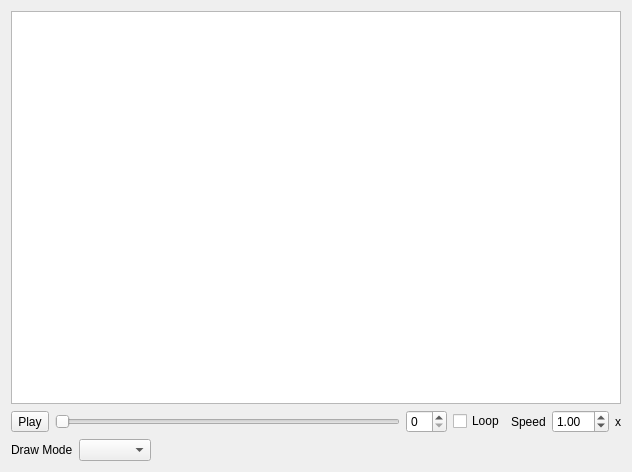
<?xml version="1.0" encoding="UTF-8"?>
<ui version="4.0">
 <class>Form</class>
 <widget class="QWidget" name="Form">
  <property name="geometry">
   <rect>
    <x>0</x>
    <y>0</y>
    <width>632</width>
    <height>472</height>
   </rect>
  </property>
  <property name="windowTitle">
   <string>Form</string>
  </property>
  <layout class="QVBoxLayout" name="verticalLayout">
   <item>
    <widget class="QListWidget" name="animationControllerListWidget"/>
   </item>
   <item>
    <layout class="QHBoxLayout" name="playerBar">
     <item>
      <widget class="QToolButton" name="animationButton">
       <property name="text">
        <string>Play</string>
       </property>
      </widget>
     </item>
     <item>
      <widget class="QSlider" name="animationFrameSlider">
       <property name="orientation">
        <enum>Qt::Horizontal</enum>
       </property>
      </widget>
     </item>
     <item>
      <widget class="QSpinBox" name="animationFrameSpinBox"/>
     </item>
     <item>
      <widget class="QCheckBox" name="loopAnimationCheckBox">
       <property name="text">
        <string>Loop</string>
       </property>
       <property name="checked">
        <bool>false</bool>
       </property>
      </widget>
     </item>
     <item>
      <widget class="QLabel" name="label_2">
       <property name="text">
        <string>Speed</string>
       </property>
      </widget>
     </item>
     <item>
      <widget class="QDoubleSpinBox" name="animationSpeedDoubleSpinBox">
       <property name="singleStep">
        <double>0.100000000000000</double>
       </property>
       <property name="value">
        <double>1.000000000000000</double>
       </property>
      </widget>
     </item>
     <item>
      <widget class="QLabel" name="label_3">
       <property name="text">
        <string>x</string>
       </property>
      </widget>
     </item>
    </layout>
   </item>
   <item>
    <layout class="QHBoxLayout" name="horizontalLayout">
     <item>
      <widget class="QLabel" name="label">
       <property name="text">
        <string>Draw Mode</string>
       </property>
      </widget>
     </item>
     <item>
      <widget class="QComboBox" name="drawModeComboBox"/>
     </item>
     <item>
      <spacer name="horizontalSpacer">
       <property name="orientation">
        <enum>Qt::Horizontal</enum>
       </property>
       <property name="sizeHint" stdset="0">
        <size>
         <width>371</width>
         <height>20</height>
        </size>
       </property>
      </spacer>
     </item>
    </layout>
   </item>
  </layout>
 </widget>
 <resources/>
 <connections/>
</ui>
